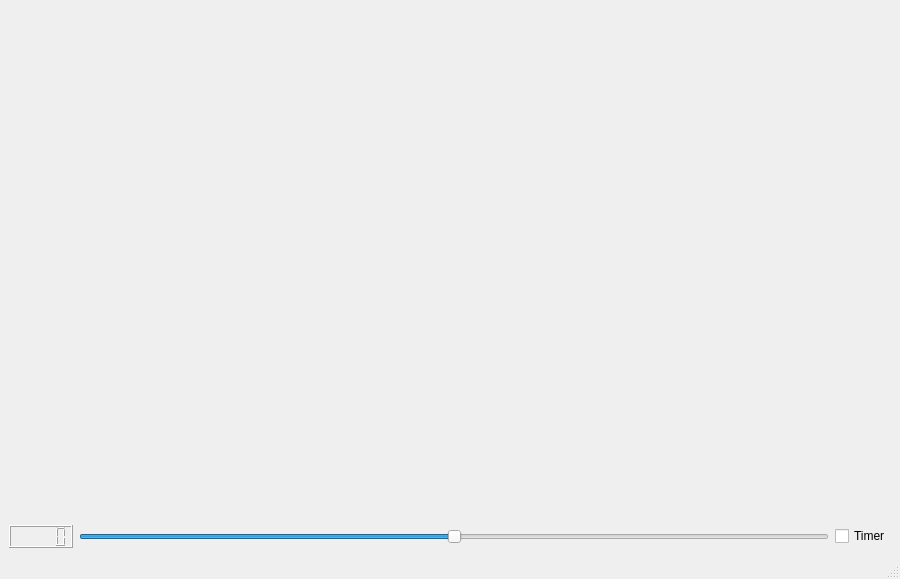
<?xml version="1.0" encoding="UTF-8"?>
<ui version="4.0">
 <class>MainWindow</class>
 <widget class="QMainWindow" name="MainWindow">
  <property name="geometry">
   <rect>
    <x>0</x>
    <y>0</y>
    <width>900</width>
    <height>579</height>
   </rect>
  </property>
  <property name="windowTitle">
   <string>MainWindow</string>
  </property>
  <widget class="QWidget" name="centralwidget">
   <layout class="QGridLayout" name="gridLayout_2">
    <item row="0" column="0" colspan="3">
     <layout class="QGridLayout" name="gridLayout">
      <item row="0" column="0">
       <widget class="CrankWidget" name="crankWidget" native="true"/>
      </item>
      <item row="0" column="1">
       <widget class="CrankWidget" name="crankWidget_2" native="true"/>
      </item>
      <item row="0" column="2">
       <widget class="CrankWidget" name="crankWidget_3" native="true"/>
      </item>
      <item row="0" column="3">
       <widget class="CrankWidget" name="crankWidget_4" native="true"/>
      </item>
      <item row="1" column="0">
       <widget class="CrankWidget" name="crankWidget_5" native="true"/>
      </item>
      <item row="1" column="1">
       <widget class="CrankWidget" name="crankWidget_6" native="true"/>
      </item>
      <item row="1" column="2">
       <widget class="CrankWidget" name="crankWidget_7" native="true"/>
      </item>
      <item row="1" column="3">
       <widget class="CrankWidget" name="crankWidget_8" native="true"/>
      </item>
     </layout>
    </item>
    <item row="1" column="0">
     <widget class="QLCDNumber" name="lcdNumber"/>
    </item>
    <item row="1" column="1">
     <widget class="QSlider" name="sld_angle">
      <property name="minimum">
       <number>-720</number>
      </property>
      <property name="maximum">
       <number>720</number>
      </property>
      <property name="orientation">
       <enum>Qt::Horizontal</enum>
      </property>
     </widget>
    </item>
    <item row="1" column="2">
     <widget class="QCheckBox" name="checBox_isTimerOn">
      <property name="text">
       <string>Timer</string>
      </property>
     </widget>
    </item>
   </layout>
  </widget>
  <widget class="QMenuBar" name="menubar">
   <property name="geometry">
    <rect>
     <x>0</x>
     <y>0</y>
     <width>900</width>
     <height>22</height>
    </rect>
   </property>
  </widget>
  <widget class="QStatusBar" name="statusbar"/>
 </widget>
 <customwidgets>
  <customwidget>
   <class>CrankWidget</class>
   <extends>QWidget</extends>
   <header location="global">crank_widget.hpp</header>
   <container>1</container>
   <slots>
    <slot>setCrankAngle(int)</slot>
   </slots>
  </customwidget>
 </customwidgets>
 <resources/>
 <connections>
  <connection>
   <sender>sld_angle</sender>
   <signal>sliderMoved(int)</signal>
   <receiver>lcdNumber</receiver>
   <slot>display(int)</slot>
   <hints>
    <hint type="sourcelabel">
     <x>120</x>
     <y>618</y>
    </hint>
    <hint type="destinationlabel">
     <x>56</x>
     <y>621</y>
    </hint>
   </hints>
  </connection>
 </connections>
</ui>
